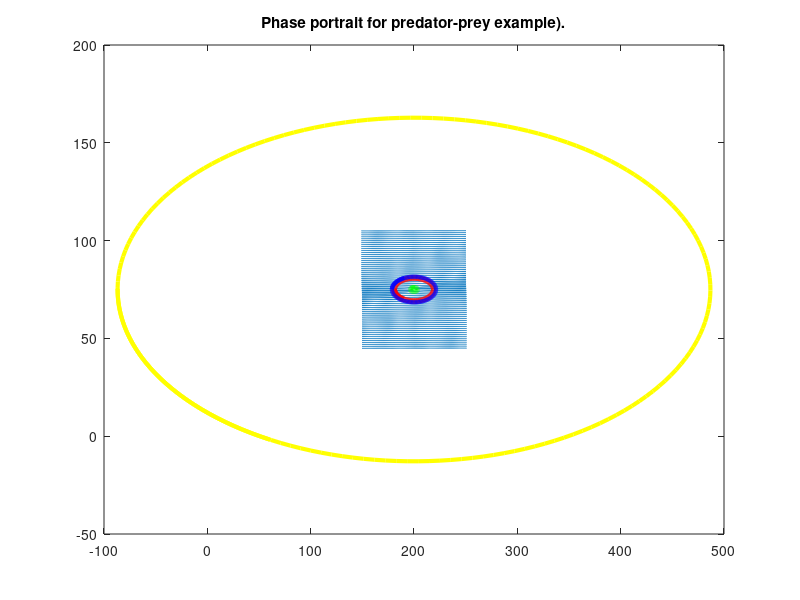

MATLAB code to generate this figure:
close all
clear all
fprintf(['Phase portrait for predator-prey example:\n\n'...
      '  Rdot=0.3*R-0.004*R*F, Fdot=-0.2F+0.001*R*F.\n\n'])
pause
R=200;F=75;
[X, Y] = meshgrid(R-50:1:R+50, F-30:1:F+30);
S = (-0.004*200*(Y-F));
T=  (0.001*75*(X-R));
L = sqrt(S.^2 + T.^2);
figure(1)
quiver(X, Y, S./L, T./L, 0.45)
hold on
[V,D]=eig([0 -0.004*200;0.001*75 0]);
title('Phase portrait for predator-prey example).')
T=abs(D(1,1))*linspace(0,30,200);
C1=20;C2=1;
u=real(V(:,1)); w=imag(V(:,1));
X=((C1*cos(T)+C2*sin(T))*u(1)+(-C1*sin(T)+C2*cos(T))*w(1))+200;
Y=((C1*cos(T)+C2*sin(T))*u(2)+(-C1*sin(T)+C2*cos(T))*w(2))+75;
plot(X,Y,'r','linewidth',4)
hold on
C1=10;C2=20;
X=((C1*cos(T)+C2*sin(T))*u(1)+(-C1*sin(T)+C2*cos(T))*w(1))+200;
Y=((C1*cos(T)+C2*sin(T))*u(2)+(-C1*sin(T)+C2*cos(T))*w(2))+75;
plot(X,Y,'b','linewidth',3)
C1=-1;C2=4;
X=((C1*cos(T)+C2*sin(T))*u(1)+(-C1*sin(T)+C2*cos(T))*w(1))+200;
Y=((C1*cos(T)+C2*sin(T))*u(2)+(-C1*sin(T)+C2*cos(T))*w(2))+75;
plot(X,Y,'g','linewidth',3)
C1=300;C2=1;
X=((C1*cos(T)+C2*sin(T))*u(1)+(-C1*sin(T)+C2*cos(T))*w(1))+200;
Y=((C1*cos(T)+C2*sin(T))*u(2)+(-C1*sin(T)+C2*cos(T))*w(2))+75;
plot(X,Y,'y','linewidth',3)
hold off
